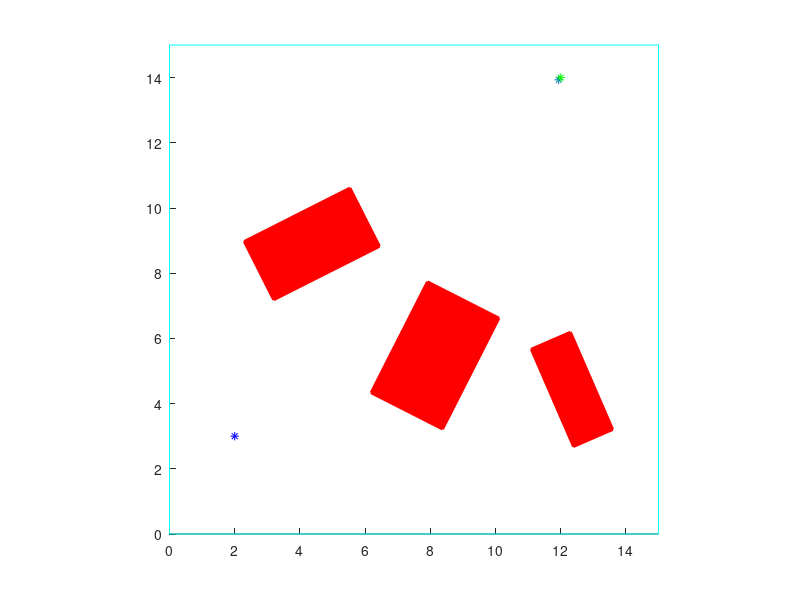

Here is the MATLAB script that generated this plot:
function bug2

global sensor_range;
sensor_range = 1;

global world_rectangles;

startPos= [2 3];
endPos = [12 14];


minLen.a = 1;
maxLen.a = 4;
minLen.b = 1;
maxLen.b = 4;

obstBuffer = 1;
maxCount = 10000;

global numObsts;    
numObsts = 3;
global posMinBound;
posMinBound = [0 0];
global posMaxBound;
posMaxBound = [15 15];

[aObsts, bObsts, world_rectangles] = polygonal_world(posMinBound, posMaxBound, minLen, maxLen, numObsts, startPos, endPos, obstBuffer, maxCount);
bug2_exec(startPos, endPos);


end


function [x_points, y_points] = bug2_exec(qstart, qgoal)
    global sensor_range;
    global world_rectangles;
    global posMinBound;
    global posMaxBound;
    
    robot_step = (sensor_range * 0.075);
    x_points = [];
    y_points = [];
    x_points = [x_points; qstart(1)];
    y_points = [y_points; qstart(2)];
    
    position = qstart;
    
    robot_size = robot_step*2;
    
    turn_distance = pi()/20.0;
    
    line_ang = atan2((qgoal(2) - qstart(2)), (qgoal(1) - qstart(1)));
    line_ang = normalize_ang(line_ang);
    
    mode = 0;
    
    tic
    while(  position(1) > qgoal(1) + robot_size*0.5||...
            position(1) < qgoal(1) - robot_size*0.5||...
            position(2) > qgoal(2) + robot_size*0.5||...
            position(2) < qgoal(2) - robot_size*0.5    )
        if (mode == 0)
            angle = atan2((qgoal(2) - position(2)), (qgoal(1) - position(1)));
            position(1) = position(1) + cos(angle)*robot_step;
            position(2) = position(2) + sin(angle)*robot_step;
            x_points = [x_points position(1)];
            y_points = [y_points position(2)];

            min_dist = read_sensor(angle, [position(1) position(2)]);

            if (min_dist < robot_size)
                dist_goal = sqrt((qgoal(2) - position(2))^2 + (qgoal(1) - position(1))^2);
                mode = 1;
            end

        elseif (mode == 1)
            sens_dist = [];
            num_compr = 45;
            chk_angles = linspace(0, 2*pi(), num_compr);
            
            for i = 1:num_compr
                sens_dist = [sens_dist ; read_sensor(chk_angles(i), position)];
            end
            
            [min_d, ang_idx] = min(sens_dist);
            min_ang = chk_angles(ang_idx);
            min_d = read_sensor(min_ang, position);
            
            angle = min_ang - pi()/2;
            angle = normalize_ang(angle);
            
            if (min_d < robot_size)
                angle = angle - turn_distance;
            elseif (min_d > 2*robot_size)
                angle = angle + turn_distance;
            end
            
            position(1) = position(1) + cos(angle) * robot_step;
            position(2) = position(2) + sin(angle) * robot_step;
            
            x_points = [x_points position(1)];
            y_points = [y_points position(2)];
            
            angle = atan2((qgoal(2) - position(2)), (qgoal(1) - position(1)));
            angle = normalize_ang(angle);
            
            if(abs(angle - line_ang) < pi()/180 || ...
                    abs(line_ang - pi()) < pi()/180 || ...
                    abs(angle - line_ang + pi()) < pi()/180)
                next_obs = read_sensor(angle, position);
                if (next_obs > robot_size)
                    newdist_to_goal = sqrt((qgoal(2) - position(2))^2 + (qgoal(1) - position(1))^2);
                    if (newdist_to_goal < dist_goal)
                        dist_goal = newdist_to_goal;
                        mode = 0;
                    end
                end
            end
        end
    clf;
    hold on;
    plot(position(1),position(2),'*')
    plotEnvironment(world_rectangles,posMinBound, posMaxBound, qstart, qgoal)
    %draw_car(0.5, position(1), position(2), angle)
        
    pause(0.01);
        
    hold off;
        %Mostramos la distancia restante al goal por pantalla
        %newdist_to_goal = sqrt((goal(2) - posicion(2))^2 + (goal(1) - posicion(1))^2)
    end
    toc
end


        

function newPoint = pointFromAlpha(currentPosition, alpha, step)
    yMove = sin(alpha);
    xMove = cos(alpha);
    newX = currentPosition(1) + xMove * step;
    newY = currentPosition(2) + yMove * step;
    newPoint = [newX, newY];
end

function dis = read_sensor(angle, current_point)
    
    global world_rectangles;
    global sensor_range;
    global numObsts;
    
    dis = inf;
    k = 1;
    
    next_point = pointFromAlpha(current_point, angle, sensor_range);
    point_vector(1,:) = linspace(current_point(1), next_point(1), 10);
    point_vector(2,:) = linspace(current_point(2), next_point(2), 10);
    
    while (k < numObsts*2)
        
        for i = 1:size(point_vector,2)
            in = inpolygon(point_vector(1, i), point_vector(2, i), world_rectangles(1:4, k), world_rectangles(1:4, k+1));
            
            if (in == 1)
                new_dis = pdist([[point_vector(1, i), point_vector(2,i)]; current_point]);
                if (new_dis < dis)
                    dis = new_dis;
                end
            end
        end
        k = k + 2;
    end
    
end

function [ang] = normalize_ang(angle)
    ang = angle;
    while (ang<0 ) ang>2*pi()
        if (ang<0)
            ang = ang+2*pi();
        elseif (ang>2*pi())
            ang = ang-2*pi();
        end
    end
end

function draw_car(scale, x, y, h)

    % Make a circle for the body
    t=0:0.01:2*pi;
    len = length(t);
    bx = sin(t);
    by = cos(t);

    % Wheel locations on body
    wh1 = round(len/4);
    wh2 = round(3*len/4);

    % Draw the wheels
    wwidth= 0.2;
    wheight = 0.4;
    w = [0 -wheight;wwidth -wheight; wwidth wheight; 0 wheight; 0 0];

    % Body top
    top = round(len/2);
    % Top pointer
    pwidth = 0.1;
    pheight = 0.2;
    tp = [pwidth/2 0; 0 -pheight; -pwidth/2 0; pwidth/2 0];

    % Car outline
    car = [bx(1:wh1)' by(1:wh1)';
        bx(wh1)+w(:,1) by(wh1)+w(:,2);
        bx(wh1:wh2)' by(wh1:wh2)';
        bx(wh2)-w(:,1) by(wh2)-w(:,2);
        bx(wh2:end)' by(wh2:end)'];

    point = [bx(top)+tp(:,1) by(top)+tp(:,2)];

    %Size scaling
    car = scale*car;
    point = scale*point;

    % Rotation matrix
    R = [cos(h+pi/2) -sin(h+pi/2); sin(h+pi/2) cos(h+pi/2)];
    car = (R*car')';
    point = (R*point')';

    % Centre
    car(:,1) = car(:,1)+x;
    car(:,2) = car(:,2)+y;
    point(:,1) = point(:,1)+x;
    point(:,2) = point(:,2)+y;

    % Plot
    plot(car(:,1), car(:,2), 'b');
    plot(point(:,1), point(:,2), 'r');
    axis equal
end

function [a,b,ptsStore] = polygonal_world(posMinBound, posMaxBound, minLen, maxLen, numObsts, startPos, endPos, obst_buffer, max_count)

a = zeros(numObsts,4,2);
b = zeros(numObsts,4);

for j = 1:1:numObsts
    a(j,1,:) = [0 -1];
    a(j,2,:) = [1 0];
    a(j,3,:) = [0 1];
    a(j,4,:) = [-1 0];
end

%create the number of obsts
count = 0;
for i = 1:1:numObsts
    %loop while there are collisions with obstacles
    while(1)
        %generate random positions and lengths
        pos(i,:) = posMinBound + [rand(1)*(posMaxBound(1)-posMinBound(1)),rand(1)*(posMaxBound(2)-posMinBound(2))];
        len(i,:) = [rand(1)*(maxLen.a-minLen.a)+minLen.a,rand(1)*(maxLen.b-minLen.b)+minLen.b];
        fake_len(i,:) = len(i,:) + obst_buffer;
        theta(i) = rand(1)*pi;


        rotationMatrix = [cos(theta(i)) sin(theta(i)); -sin(theta(i)) cos(theta(i))];
        %find the points
        pts = [-len(i,1)/2, -len(i,2)/2; len(i,1)/2, -len(i,2)/2; ...
               len(i,1)/2, len(i,2)/2; -len(i,1)/2, len(i,2)/2;];
        fake_pts = [-fake_len(i,1)/2, -fake_len(i,2)/2; fake_len(i,1)/2, -fake_len(i,2)/2; ...
               fake_len(i,1)/2, fake_len(i,2)/2; -fake_len(i,1)/2, fake_len(i,2)/2;];
        for j = 1:1:4
            pts(j,:) = (rotationMatrix*(pts(j,:)'))' + [pos(i,1) pos(i,2)];
            fake_pts(j,:) = (rotationMatrix*(fake_pts(j,:)'))' + [pos(i,1) pos(i,2)];
        end
        
        

        %%need to redo these checks
    
        %check to see if it is outside the region
        if( min(fake_pts(:,1)) <= posMinBound(1) || max(fake_pts(:,1)) >= posMaxBound(1) || min(fake_pts(:,2)) <= posMinBound(2) || max(fake_pts(:,2)) >= posMaxBound(2))
            continue;
        end
        
        %check to see if it is on top of the start pos
%         if( pos(i,1) - len(i,1)/2 < startPos(1) && pos(i,2) - len(i,2)/2 < startPos(2) && pos(i,1) + len(i,1)/2 > startPos(1) && pos(i,2) + len(i,2)/2 > startPos(2))
%             continue;
%         end
        
        if( min(pts(:,1)) < startPos(1) && max(pts(:,1)) > startPos(1) && min(pts(:,2)) < startPos(2) && max(pts(:,2)) > startPos(2))
            continue;
        end

        %check to see if it is on top of the end pos
        if( min(pts(:,1)) < endPos(1) && max(pts(:,1)) > endPos(1) && min(pts(:,2)) < endPos(2) && max(pts(:,2)) > endPos(2))
            continue;
        end
        
%         if( pos(i,1) - len(i,1)/2 < endPos(1) && pos(i,2) - len(i,2)/2 < endPos(2) && pos(i,1) + len(i,1)/2 > endPos(1) && pos(i,2) + len(i,2)/2 > endPos(2))
%             continue;
%         end

        %check to see if it collided with any of the other obstacles
        collided = 0;
        for j = 1:1:(i-1)
            %check for collision
            %             if(abs(pos(j,1) - pos(i,1)) <= (len(i,1) + len(j,1))/2 && abs(pos(j,2) - pos(i,2)) <= (len(i,2) + len(j,2))/2)
            %                 collided = 1;
            %                 break;
            %             end

            if(polygonsOverlap(fake_pts, ptsStore(:,(j-1)*2+1:(j-1)*2+2)))
                collided = 1;
                break;
            end
            
%             if(~isempty(polyxpoly(pts(:,1),pts(:,2),ptsStore(:,(j-1)*2+1),ptsStore(:,(j-1)*2+2))))
%                 collided = 1;
%                 break;
%             end
        end

        if(~collided)
            break;
        end
        count = count + 1;
        if (count >= max_count)
            a = [];
            b = [];
            ptsStore = [];
            return;
        end
    end

    ptsStore(:,(i-1)*2+1:(i-1)*2+2) = pts;

    for j = 1:1:4
%         temp = rotationMatrix*[a(i,j,1);a(i,j,2);];

        next = j+1;

        if(j == 4)
            next = 1;
        end
        temp = [-(pts(j,2) - pts(next,2)); (pts(j,1) - pts(next,1))];
        temp = temp/norm(temp);
        a(i,j,1) = temp(1);
        a(i,j,2) = temp(2);
    end

    %calculate the b matrix
    for k = 1:1:4
        for j = 1:1:2
            b(i,k) = b(i,k) + pts(k,j)*a(i,k,j);
        end
    end
end


%calculate the points of each rectangle
for i = 1:1:numObsts
    pts = zeros(4,2);
    for j = 1:1:4
        if(j ~= 4)
            a1_1 = a(i,j,1);
            a1_2 = a(i,j,2);
            a2_1 = a(i,j+1,1);
            a2_2 = a(i,j+1,2);

            b1 = b(i,j);
            b2 = b(i,j+1);
        else
            a1_1 = a(i,j,1);
            a1_2 = a(i,j,2);
            a2_1 = a(i,1,1);
            a2_2 = a(i,1,2);

            b1 = b(i,j);
            b2 = b(i,1);
        end
        pts(j,:) = [-(a1_2*b2 - b1*a2_2)/(a1_1*a2_2 - a2_1*a1_2),   (a1_1*b2 - a2_1*b1)/(a1_1*a2_2 - a2_1*a1_2)];
    end
    ptsStore(:,(i-1)*2+1:(i-1)*2+2) = pts;
end
end

function val = polygonsOverlap(poly1, poly2)
%POLYGONSOVERLAP Checks if two polygons intersect
%   poly1 - N1x2 matrix of x,y coordinates of polygon vertices
%   poly2 - N2x2 matrix of x,y coordinates of polygon vertices
% ASSUMES:
%   - Polygon vertices are ordered counter clockwise (can be enforced with
%     our scripts)

val = false;

% Simple test to check if 1 is fully or partially enclosed in polygon 2
if sum(inpolygon(poly1(:,1),poly1(:,2),poly2(:,1),poly2(:,2)))
    val = true;
    return
end

% Simple test to check if 2 is fully or partially enclosed in polygon 1
if sum(inpolygon(poly2(:,1),poly2(:,2),poly1(:,1),poly1(:,2)))
    val = true;
    return
end

% Close the polygons
poly1 = [poly1;poly1(1,:)];
obstEdges = [poly2,[poly2(2:end,:);poly2(1,:)]];
% Loop over all possible intersections
for vertex = 1:(length(poly1)-1)
    if (CheckCollision(poly1(vertex,:), poly1(vertex+1,:), obstEdges))
        val = true;
        return
    end
end
end

function [ inCollision, edge ] = CheckCollision( ptA, ptB, obstEdges )
%CHECKCOLLISION Checks if a line interesects with a set of edges
%   Detailed explanation goes here

% Check for each edge
edge = [];
for k = 1:size(obstEdges,1)
    % If both vertices aren't to the left, right, above, or below the
    % edge's vertices in question, then test for collision
    if ~((max([ptA(1),ptB(1)])<min([obstEdges(k,1),obstEdges(k,3)])) || ...
         (min([ptA(1),ptB(1)])>max([obstEdges(k,1),obstEdges(k,3)])) || ...
         (max([ptA(2),ptB(2)])<min([obstEdges(k,2),obstEdges(k,4)])) || ...
         (min([ptA(2),ptB(2)])>max([obstEdges(k,2),obstEdges(k,4)])))
        if (EdgeCollision([ptA, ptB], obstEdges(k,:)))
            % Eliminate end-to-end contacts from collisions list
            if (sum(abs(ptA-obstEdges(k,1:2)))>0 && ...
                sum(abs(ptB-obstEdges(k,1:2)))>0 && ...
                sum(abs(ptA-obstEdges(k,3:4)))>0 && ...
                sum(abs(ptB-obstEdges(k,3:4)))>0)
            
                edge = k;
                inCollision = 1 ; % In Collision
                return
            end
        end
    end
end
inCollision = 0 ; % Not in collision
end

function [ colliding, pt ] = EdgeCollision( Edge1, Edge2, tol )
%EDGECOLLISION Checks if two edges are colliding
%   Edge1 -> First edge being checked
%   Edge2 -> Second edge being checked
%   return-> 1: if colliding
%            0: if not colliding
% Edges are represented by endpoints [x1 y1 x2 y2]

if nargin < 3
    tol = 0;
end


p1 = Edge1(1:2);
p2 = Edge1(3:4);
p3 = Edge2(1:2);
p4 = Edge2(3:4);

% If lines are the same
if (abs((p1(1)-p3(1)) <= tol) && (abs(p1(2)-p3(2))<=tol) && (abs(p2(1)-p4(1))<=tol) && (abs(p2(2)-p4(2))<=tol))
  colliding = true;
  pt = p1;
  return;
end

% From Introduction to Algorithms, Cormen et. al.
d = cross([p1-p3,0; p2-p3,0; p3-p1,0; p4-p1,0]',...
          [p4-p3,0; p4-p3,0; p2-p1,0; p2-p1,0]');
d = d(end,:);

colliding = false;
if ((d(1)>0 && d(2)<0) || (d(1)<0 && d(2)>0)) && ((d(3)>0 && d(4)<0) || (d(3)<0 && d(4)>0))
    colliding = true;
elseif (abs(d(1))<100*eps && OnSegment(p3,p4,p1))
    colliding = true;
elseif (abs(d(2))<100*eps && OnSegment(p3,p4,p2))
    colliding = true;
elseif (abs(d(3))<100*eps && OnSegment(p1,p2,p3))
    colliding = true;
elseif (abs(d(4))<100*eps && OnSegment(p1,p2,p4))
    colliding = true;
end
   
% Find intersection point
if (colliding)
    [ e1.A, e1.b ] = EdgePtsToVec( Edge1 );
    [ e2.A, e2.b ] = EdgePtsToVec( Edge2 );
    [pt, colliding] = AffineIntersect( e1, e2 );
else
    pt = [0 0];
end

return
end

function val = OnSegment(pi,pj,pk)
% OnSegment determines if a point known to be collinear with a segment
% lies on that segment.  Collinearity is established by a zero cross
% product.
% NOTE: this differs from the textbook algorithm in an important way.  The
% inequalities are <, not <=, so that coincident endpoints will not be
% considered collisions, but an endpoint lying in the middle of another
% line segment will be, as happens at corners.
if (min([pi(1),pj(1)]) <= pk(1) && pk(1) <= max([pi(1),pj(1)]))...
   && (min([pi(2),pj(2)]) <= pk(2) && pk(2) <= max([pi(2),pj(2)]))
    val = true;
else
    val = false;
end
end

function plotEnvironment(ptsStore,posMinBound, posMaxBound, startPos, endPos)

hold on
for i = 1:2:size(ptsStore,2)
    patch(ptsStore(:,i),ptsStore(:,i+1),[1 0 0],'linestyle','-','FaceColor',[1 0 0],'EdgeColor',[1 0 0], 'LineWidth',2)
end
plot(startPos(1),startPos(2),'b*')
plot(endPos(1),endPos(2),'g*')
patch([posMinBound(1) posMaxBound(1) posMaxBound(1) posMinBound(1)],[posMinBound(2) posMinBound(2) posMaxBound(2) posMaxBound(2)],...
    [1 0 0],'FaceColor','none','LineStyle','-','EdgeColor',[0 1 1])
hold off
axis equal
axis([posMinBound(1) posMaxBound(1) posMinBound(2) posMaxBound(2)]);
end

function [ A, b ] = EdgePtsToVec( edge )
%EDGEPTSTOVEC Converts an edge from point notation to vector notation
%   edge -> Edge represented by endpoints [x1 y1 x2 y2]
%   returns: Line in vector form Ax = b

f = [edge(1); edge(2); 0 ] ;
g = [edge(3); edge(4); 0 ] ;

A = cross(f-g, [0;0;1]) ;
A = A' / norm(A) ;
b = A*f ;
A = A(1:2) ;

end
